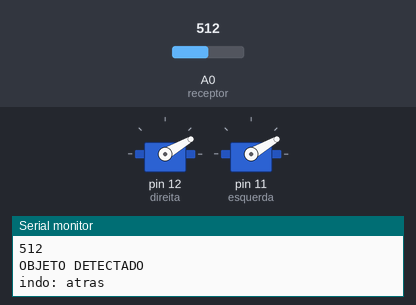
Recording of a sketch running on a simulated Arduino Uno, built with avr-gcc and run on an emulated ATmega328P. Parts: 2 × servo, the last lines printed to the serial monitor. Inputs (shaded band) come from the test bench; at power-on: A0 (receptor) = 512. Random numbers use the default seed unless the sketch sets one.

Above: at 1.2 s.
1.3 s: A0 (receptor) set to 0
At 4.16 s:
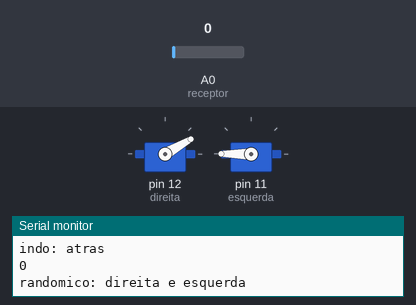
4.3 s: A0 (receptor) set to 40
At 5.0 s:
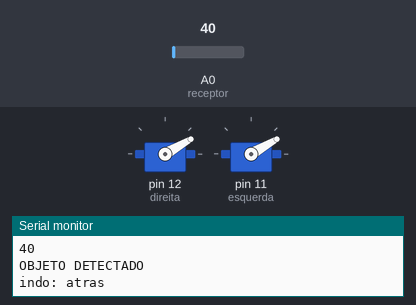
5.8 s: A0 (receptor) set to 0
At 8.7 s:
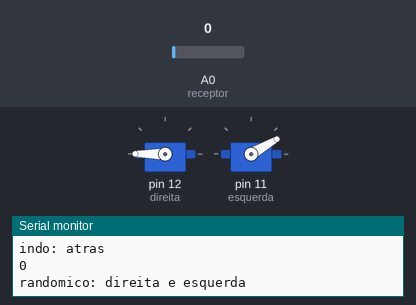
8.8 s: A0 (receptor) set to 48
At 10.2 s:
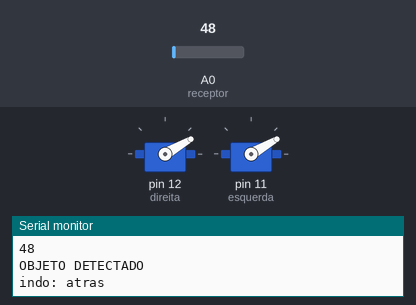
Timing chart, 0 to 11.3 s (numbered marks = the images above; inputs shaded):
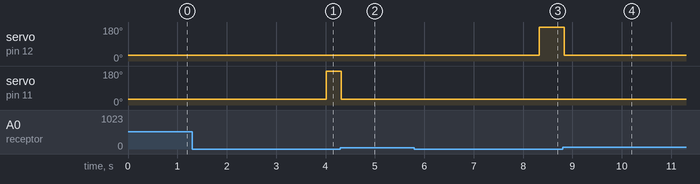

Measured:
- after the input at 1.3 s, servo on pin 11 (esquerda): 30° → 180° after 2.7 s
- after the input at 4.3 s, servo on pin 11 (esquerda): 180° → 30° at once
- after the input at 5.8 s, servo on pin 12 (direita): 30° → 180° after 2.5 s
- after the input at 8.8 s, servo on pin 12 (direita): 180° → 30° at once

The sketch:

codigo_robo.ino
```cpp
#include <Servo.h>

Servo direita;
int diferenca_E = 0;

Servo esquerda;
int diferenca_D = 0;

int distancia = 0;

int infra = 13;
int receptor = 0;
int R;
int cont = 0;
int cont_tempo = 0;

int controle1 = 0;

int G_corrigido;

int G_ = 0;
int CF_ = 180;

int CA_ = 30;
int CDE_ = 180;

int leitura;

void setup() {

  direita.attach(12);
  esquerda.attach(11);
  pinMode(infra, OUTPUT);
  pinMode(receptor, INPUT);
  Serial.begin(9600);

}

//--------------------------------------------------------------------------------------------------------------------------------------------------------------------------------

void loop() {

 piscar_do_infravermelho();

  leitura = analogRead(receptor);

  Serial.println(leitura);

  if(leitura > distancia){
    cont_tempo = 0;
    Serial.println("OBJETO DETECTADO");
    Serial.println("indo: atras");
    do{

    ir_atras(G_,CA_);
    delay(100);
    cont_tempo++;

    leitura = analogRead(receptor);

    }while(cont_tempo<40);
    controle1 = 1;

  }else{
    if(controle1 == 1){
      cont_tempo = 0;
      Serial.println("randomico: direita e esquerda");
      do{
    randomico_CDE(G_,CDE_);
    delay(100);
    cont_tempo++;

    leitura = analogRead(receptor);
    if(leitura > distancia){
      cont_tempo = 30;
    }
    }while(cont_tempo<30);

      controle1 = 0;

    }else{
      cont_tempo = 0;
      Serial.println("randomico: direita, esquerda, frente, atras");
      do{
    randomico_geral(G_,CDE_,CA_,CF_);
    delay(100);
    cont_tempo++;

    leitura = analogRead(receptor);
    if(leitura > distancia){
      cont_tempo = 50;
    }
    }while(cont_tempo<50);


    }
  }
}

//----------------------------------------------------------------------------------------------------------------------------------------------------------------------------------


 void piscar_do_infravermelho (){

    for(int frequencia = 0; frequencia < 38; frequencia++){

    digitalWrite(infra, HIGH);
    delayMicroseconds(13);
    digitalWrite(infra, LOW);
    delayMicroseconds(13);

  }
  }


 void  ir_esquerda(int G, int CDE){

   if(CDE>0){
   G_corrigido = CDE - diferenca_E;
 esquerda.write(G_corrigido);
   }else{

    G_corrigido = G - diferenca_E;
 esquerda.write(G_corrigido);
   }
 }
 void  ir_direita(int G, int CDE){

   if(CDE>0){
   G_corrigido = CDE - diferenca_D;
 direita.write(G_corrigido);
   }else{

    G_corrigido = G - diferenca_D;
 direita.write(G_corrigido);
   }
 }

 void ir_frente(int G, int CF){

   if(CF>0){
   ir_direita(CF,0);
  ir_esquerda(CF,0);
   }else{
   ir_direita(G,0);
   ir_esquerda(G,0);
   }
 }
 void ir_atras(int G, int CA){

   if(CA>0){
   ir_direita(CA,0);
   ir_esquerda(CA,0);
   }else{
   ir_direita(G,0);
   ir_esquerda(G,0);
   }
 }
 void randomico_CDE(int G, int CDE){

 int R = random(2);

   if(R==0){
     ir_direita(G,CDE);
   }else{
     ir_esquerda(G,CDE);

   }
 }

 void randomico_geral(int G, int CDE, int CA, int CF){

   int R = random(4);

   if(R==0){
     ir_frente(G,CF);
   }else{
     if(R==1){
       ir_atras(G,CA);
     }else{
       if(R==2){
         ir_direita(G,CDE);
       }else{
         ir_esquerda(G,CDE);
       }
     }
   }
 }
```
